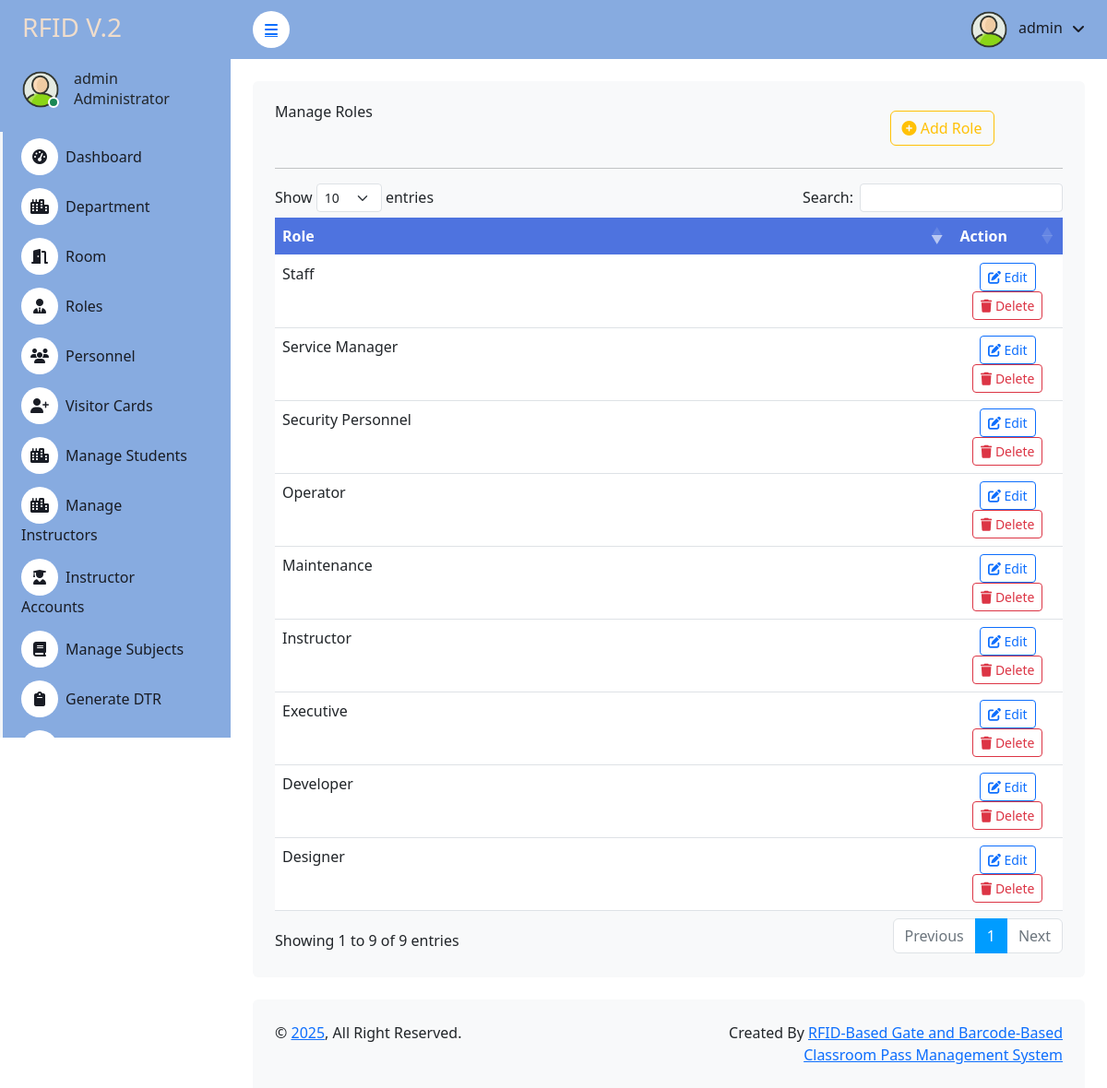
/admin/role.php, run on the app's committed database.
### tables this page shows
CREATE TABLE `user` (
  `id` int(11) NOT NULL,
  `contact` varchar(15) NOT NULL,
  `email` varchar(255) NOT NULL,
  `username` varchar(255) NOT NULL,
  `password` varchar(255) NOT NULL,
  `rfid_number` varchar(50) NOT NULL,
  `failed_attempts` int(11) DEFAULT 0,
  `last_attempt` timestamp NULL DEFAULT NULL,
  `last_login` timestamp NULL DEFAULT NULL,
  `login_count` int(11) DEFAULT 0,
  `is_active` tinyint(1) DEFAULT 1,
  `created_at` timestamp NOT NULL DEFAULT current_timestamp()
);

CREATE TABLE `role` (
  `id` int(11) NOT NULL,
  `role` varchar(255) DEFAULT NULL
);

### admin/role.php (the view, shortened to what this page needs)
<!DOCTYPE html>
<html lang="en">
<?php
include 'header.php';
include '../connection.php';
?>
<head>
    <link href="https://cdn.jsdelivr.net/npm/bootstrap@5.3.0/dist/css/bootstrap.min.css" rel="stylesheet">
    <link rel="stylesheet" href="https://cdnjs.cloudflare.com/ajax/libs/font-awesome/6.4.0/css/all.min.css">
    <link rel="stylesheet" href="https://cdn.datatables.net/1.13.6/css/dataTables.bootstrap5.min.css">
    <link rel="stylesheet" href="https://cdn.jsdelivr.net/npm/sweetalert2@11/dist/sweetalert2.min.css">
</head>
<body>
    <div class="container-fluid position-relative bg-white d-flex p-0">
        <?php include 'sidebar.php'; ?>
        <div class="content">
            <?php include 'navbar.php'; ?>
            <div class="container-fluid pt-4 px-4">
                <div class="col-sm-12 col-xl-12">
                    <div class="bg-light rounded h-100 p-4">
                        <div class="row">
                            <div class="col-9">
                                <h6 class="mb-4">Manage Roles</h6>
                            </div>
                            <div class="col-3">
                                <button type="button" class="btn btn-outline-warning m-2" data-bs-toggle="modal" data-bs-target="#roleModal">
                                    <i class="fas fa-plus-circle"></i> Add Role
                                </button>
                            </div>
                        </div>
                        <hr>
                        <div class="table-responsive">
                            <table class="table table-border" id="myDataTable">
                                <thead>
                                    <tr>
                                        <th scope="col">Role</th>
                                        <th scope="col">Action</th>
                                    </tr>
                                </thead>
                                <tbody>
                                    <?php $results = mysqli_query($db, "SELECT * FROM role"); ?>
                                    <?php while ($row = mysqli_fetch_array($results)) { ?>
                                    <tr class="table-<?php echo $row['id'];?>" data-role-id="<?php echo $row['id'];?>">
                                        <td><?php echo $row['role']; ?></td>
                                        <td width="14%">
                                            <center>
                                                <button role="<?php echo $row['role'];?>"
                                                        data-id="<?php echo $row['id'];?>"
                                                        class="btn btn-outline-primary btn-sm btn-edit e_role_id">
                                                    <i class="fas fa-edit"></i> Edit
                                                </button>
                                                <button role="<?php echo $row['role'];?>"
                                                        data-id="<?php echo $row['id']; ?>"
                                                        class="btn btn-outline-danger btn-sm btn-del d_role_id">
                                                    <i class="fas fa-trash"></i> Delete
                                                </button>
                                            </center>
                                        </td>
                                    </tr>
                                    <?php } ?>
                                </tbody>
                            </table>
                        </div>
                    </div>
                </div>
            </div>
            <?php include 'footer.php'; ?>
        </div>
</body>
</html>

### admin/sidebar.php (shortened to what this page needs)
<?php
$current_page = basename($_SERVER['PHP_SELF']);
include '../connection.php';
$username = "";
$sql1 = "SELECT * FROM user LIMIT 1";
$result1 = $db->query($sql1);
if ($result1->num_rows > 0) {
    $row = $result1->fetch_assoc();
    $username = $row['username'];
}
?>
<div class="sidebar pe-4 pb-3" style="background-color:  #87abe0ff">
    <nav class="navbar navbar-light">
        <a href="dashboard" class="navbar-brand mx-4 mb-3">
            <h3 class="text" style="color: #f0ddcc">RFID V.2</h3>
        </a>
        <div class="d-flex align-items-center ms-4 mb-4">
            <div class="position-relative">
                <img class="rounded-circle" src="img\2601828.png" alt="" style="width: 40px; height: 40px;">
                <div class="bg-success rounded-circle border border-2 border-white position-absolute end-0 bottom-0 p-1"></div>
            </div>
            <div class="ms-3">
                <h6 class="mb-0"><?php echo $username; ?></h6>
                <span>Administrator</span>
            </div>
        </div>
        <div class="navbar-nav w-100">
            <a href="dashboard.php" class="nav-item nav-link <?php echo ($current_page == 'dashboard') ? 'active' : ''; ?>">
                <i class="fa fa-tachometer-alt me-2"></i>Dashboard
            </a>
            <a href="department.php" class="nav-item nav-link <?php echo ($current_page == 'department') ? 'active' : ''; ?>">
                <i class="fa fa-city me-2"></i>Department
            </a>
            <a href="room.php" class="nav-item nav-link <?php echo ($current_page == 'room') ? 'active' : ''; ?>">
                <i class="fa fa-door-open me-2"></i>Room
            </a>
            <a href="role.php" class="nav-item nav-link <?php echo ($current_page == 'role') ? 'active' : ''; ?>">
                <i class="fa fa-user-tie me-2"></i>Roles
            </a>
            <a class="nav-item nav-link collapsed <?php echo in_array($current_page, ['personell', 'personell_logs']) ? 'active' : ''; ?>"
               href="personell.php"
               data-bs-toggle="collapse"
               data-bs-target="#personnelSubmenu"
               aria-expanded="<?php echo in_array($current_page, ['personell', 'personell_logs']) ? 'true' : 'false'; ?>">
                <i class="fa fa-users me-2"></i>Personnel
            </a>
            <a class="nav-item nav-link collapsed <?php echo in_array($current_page, ['visitor', 'visitor_logs']) ? 'active' : ''; ?>"
               href="visitor.php"
               data-bs-toggle="collapse"
               data-bs-target="#visitorSubmenu"
               aria-expanded="<?php echo in_array($current_page, ['visitor', 'visitor_logs']) ? 'true' : 'false'; ?>">
                <i class="fa fa-user-plus me-2"></i>Visitor Cards
            </a>
           <a href="students.php" class="nav-item nav-link <?php echo ($current_page == 'students') ? 'active' : ''; ?>">
                <i class="fa fa-city me-2"></i>Manage Students
            </a>
             <a href="instructors.php" class="nav-item nav-link <?php echo ($current_page == 'instructors') ? 'active' : ''; ?>">
                <i class="fa fa-city me-2"></i>Manage Instructors
            </a>
                        <a href="instructor_accounts.php" class="nav-item nav-link <?php echo ($current_page == 'instructor_accounts') ? 'active' : ''; ?>">
                            <i class="fa fa-user-graduate me-2"></i>Instructor Accounts
                        </a>
            <a href="manage_subjects.php" class="nav-item nav-link <?php echo ($current_page == 'subjects') ? 'active' : ''; ?>">
                <i class="fa fa-book me-2"></i>Manage Subjects
            </a>
            <a href="dtr.php" class="nav-item nav-link <?php echo ($current_page == 'dtr') ? 'active' : ''; ?>">
                <i class="fa fa-clipboard me-2"></i>Generate DTR
            </a>
            <a href="student_logs.php" class="nav-item nav-link <?php echo ($current_page == 'attendance_log') ? 'active' : ''; ?>">
                <i class="fa fa-book me-2"></i>Attendance Log
            </a>
        </div>
    </nav>
</div>

### admin/navbar.php (shortened to what this page needs)
<?php
include '../connection.php';
$username = "";
$sql1 = "SELECT * FROM user LIMIT 1";
$result1 = $db->query($sql1);
if ($result1->num_rows > 0) {
    $row = $result1->fetch_assoc();
    $username = $row['username'];
}
?>
 <nav class="navbar navbar-expand  navbar-light sticky-top px-4 py-0" style="background-color: #87abe0ff">
                <a href="#" class="sidebar-toggler flex-shrink-0">
                    <i class="fa fa-bars"></i>
                </a>
                <div class="navbar-nav align-items-center ms-auto">
                    <div class="nav-item dropdown">
                        <a href="#" class="nav-link dropdown-toggle" data-bs-toggle="dropdown">
                            <img class="rounded-circle me-lg-2" src="img\2601828.png" alt="" style="width: 40px; height: 40px;">
                            <span class="d-none d-lg-inline-flex"><?php echo $username; ?></span>
                        </a>
                    </div>
                </div>
            </nav>

### admin/css/style.css (style rules this page uses)
:root { --primary: #009CFF; --light: #F3F6F9; --dark: #191C24; }
.btn { transition: .5s; }
.sidebar { position: fixed; top: 0; left: 0; bottom: 0; width: 250px; height: 100vh; overflow-y: auto; background: var(--light); transition: 0.5s; z-index: 999; }
.content { margin-left: 250px; min-height: 100vh; background: #FFFFFF; transition: 0.5s; }
@media (min-width: 992px) { .sidebar { margin-left: 0; } }
@media (min-width: 992px) { .content { width: calc(100% - 250px); } }
.sidebar .navbar .navbar-nav .nav-link { padding: 7px 20px; color: var(--dark); font-weight: 500; border-left: 3px solid var(--light); border-radius: 0 30px 30px 0; outline: none; }
.sidebar .navbar .navbar-nav .nav-link i { width: 40px; height: 40px; display: inline-flex; align-items: center; justify-content: center; background: #FFFFFF; border-radius: 40px; }
.content .navbar .navbar-nav .nav-link { margin-left: 25px; padding: 12px 0; color: var(--dark); outline: none; }
.content .navbar .sidebar-toggler, .content .navbar .navbar-nav .nav-link i { width: 40px; height: 40px; display: inline-flex; align-items: center; justify-content: center; background: #FFFFFF; border-radius: 40px; }
.content .navbar .dropdown-toggle::after { margin-left: 6px; vertical-align: middle; border: none; content: "\f107"; font-family: "Font Awesome 5 Free"; font-weight: 900; transition: .5s; }

### admin/role.php (style rules this page uses)
.bg-light { background-color: #f8f9fa !important; }
.table th { background-color: #4e73df; color: white; }
.btn-del { transition: all 0.3s ease; }

### data on the page
user: username "admin"
role: role "Instructor"
role: role "Security Personnel"
role: role "Staff"
role: role "Executive"
role: role "Maintenance"
role: role "Developer"
role: role "Designer"
role: role "Service Manager"
role: role "Operator"
